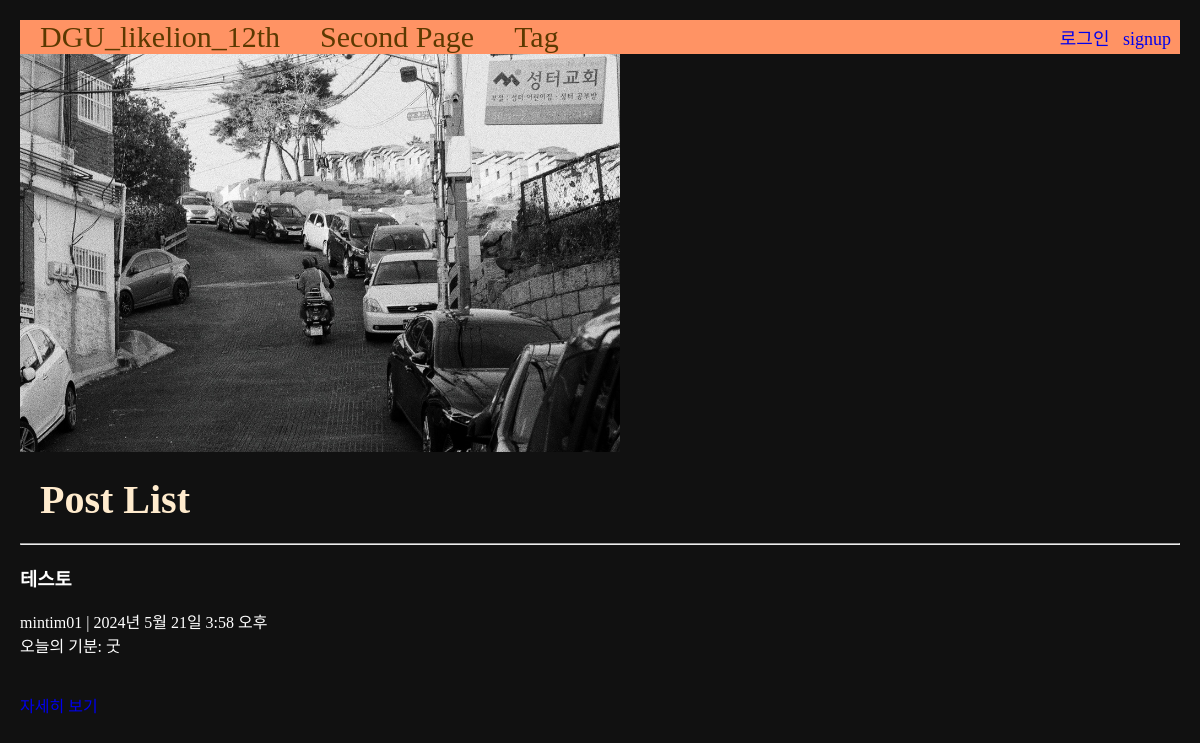
The app's page /second/, older data.
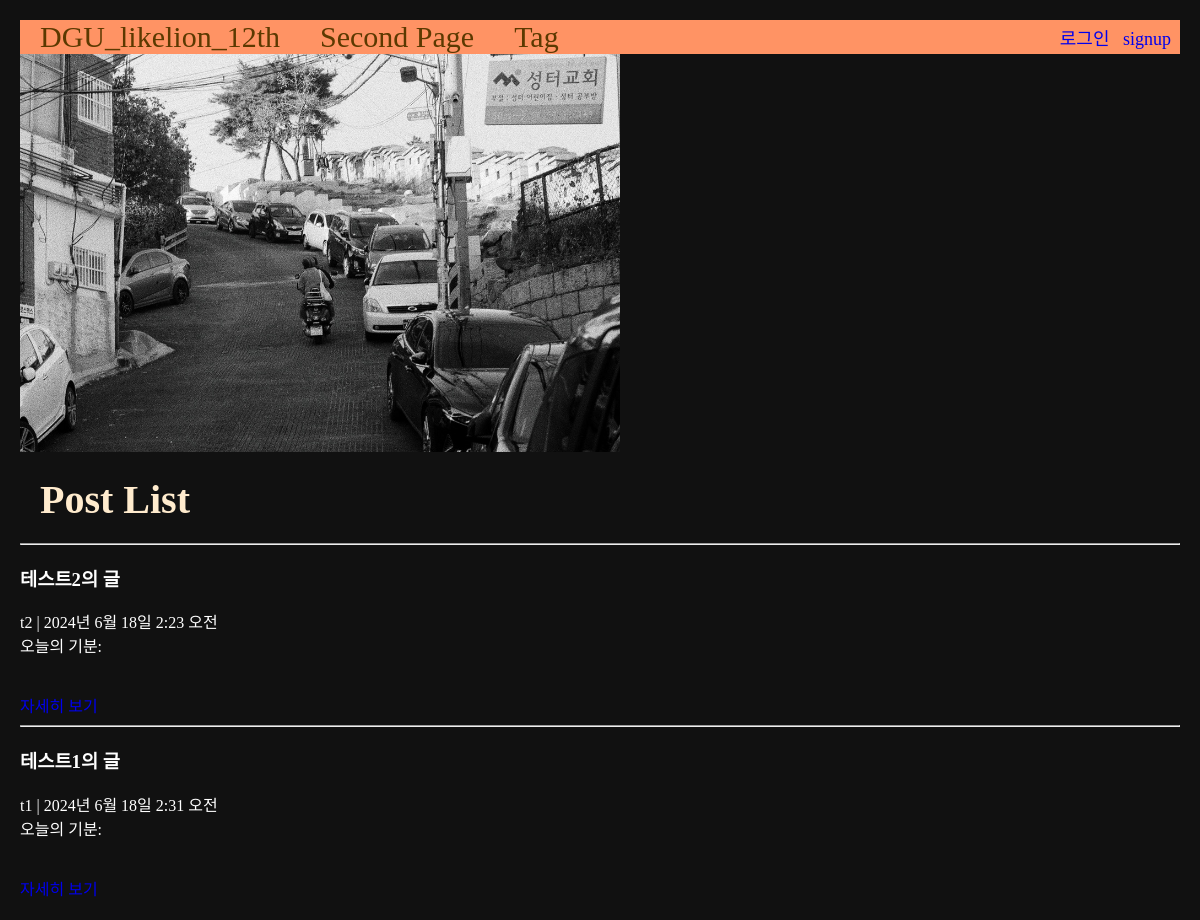
The same page, newer data.
### main/models.py (models this page shows, shortened)
class Post(models.Model):
    title = models.CharField(max_length=50)
    writer = models.ForeignKey(User, null=False, blank=False, on_delete=models.CASCADE)
    body = models.TextField()
    pub_date = models.DateTimeField()
    image = models.ImageField(upload_to="post/", blank=True, null=True)
    feel = models.CharField(max_length=50)
    tags = models.ManyToManyField(Tag, related_name='posts', blank=True)
    like = models.ManyToManyField(User, related_name="likes", blank=True)
    like_count = models.PositiveIntegerField(default=0)
    def summary(self):
        return self.body[:20]

### main/views.py (the view)
# urls.py: path('second/' , secondpage , name="secondpage"),
def secondpage(request):
    posts = Post.objects.all()
    return render(request , 'main/secondpage.html', {'posts' : posts})

### main/templates/main/secondpage.html (shortened to what this page needs)
{% extends "base.html" %}
{% load static %}
{% block content %}
<div>
  <img src="{% static "images/logo2.jpeg" %}" alt="logo2" width="600px">
  <h1 class="contents">Post List</h1>
    {% for post in posts %}
      <div>
        <hr/>
        <h3>{{post.title}}</h3>
        {{post.writer}} | {{post.pub_date}}<br>
        오늘의 기분: {{post.feel}}<br>
        <a href="{% url 'main:detail' post.id %}"><br><br>자세히 보기</a>
        <br>
      </div>
    {% endfor %}
  </div>
{% endblock content %}

### project/templates/base.html (shortened to what this page needs)
<!DOCTYPE html>
{% load static %}
<html lang="ko">
<head>
  <link rel="stylesheet" type="text/css" href="{% static "css/project.css" %}">
</head>
<body class="body-container">
  <div>
    {% include "shared/_navbar.html" %}
    {% block content %}
    {% endblock  %}
</body>
</html>

### project/templates/shared/_navbar.html
<nav class="navbar-container">
    <a class="navbar-link" href="{% url "main:mainpage" %}">DGU_likelion_12th</a>
    <a class="navbar-link" href="{% url "main:secondpage" %}">Second Page</a>
    <a class="navbar-link" href="{% url "main:tag-list" %}">Tag</a>
    <div class="nav-right" style = "text-align: center;">
      {% if user.is_authenticated %}
      <a class="nav-link-account">
        <a class="nav-link-user">{{user.username}} &nbsp</a>
        <a href="{% url "accounts:logout" %}">로그아웃 &nbsp</a>
        <a href="{% url "users:mypage" user.id %}">mypage</a>
      </a>
      {% else %}
      <a class="nav-link-account">
        <a href="{% url "accounts:login" %}">로그인 &nbsp</a>
        <a href="{% url "accounts:signup" %}">signup &nbsp</a>
      </a>
      {% endif %}
    </div>
  </nav>

### project/static/css/project.css (style rules this page uses)
h1 { color:blanchedalmond; }

### project/templates/base.html (style rules this page uses)
a { text-decoration: none; }
.body-container { background-color: #111; color: #fff; margin: 20px; }
.navbar-container { display: flex; align-items: center; padding-left: 20px; gap: 40px; background-color: #FF9364; font-size: 18px; }
.navbar-link { color: #5c3900; font-size: 30px; }
.nav-right { margin-left:auto; }
.contents { font-size: 40px; margin: 20px; }

Row changes from the older to the newer data that the page shows:
removed Post: title "테스토", writer "mintim01", pub_date "2024년 5월 21일 3:58 오후", feel "굿"
added Post: title "테스트2의 글", writer "t2", pub_date "2024년 6월 18일 2:23 오전"
added Post: title "테스트1의 글", writer "t1", pub_date "2024년 6월 18일 2:31 오전"
